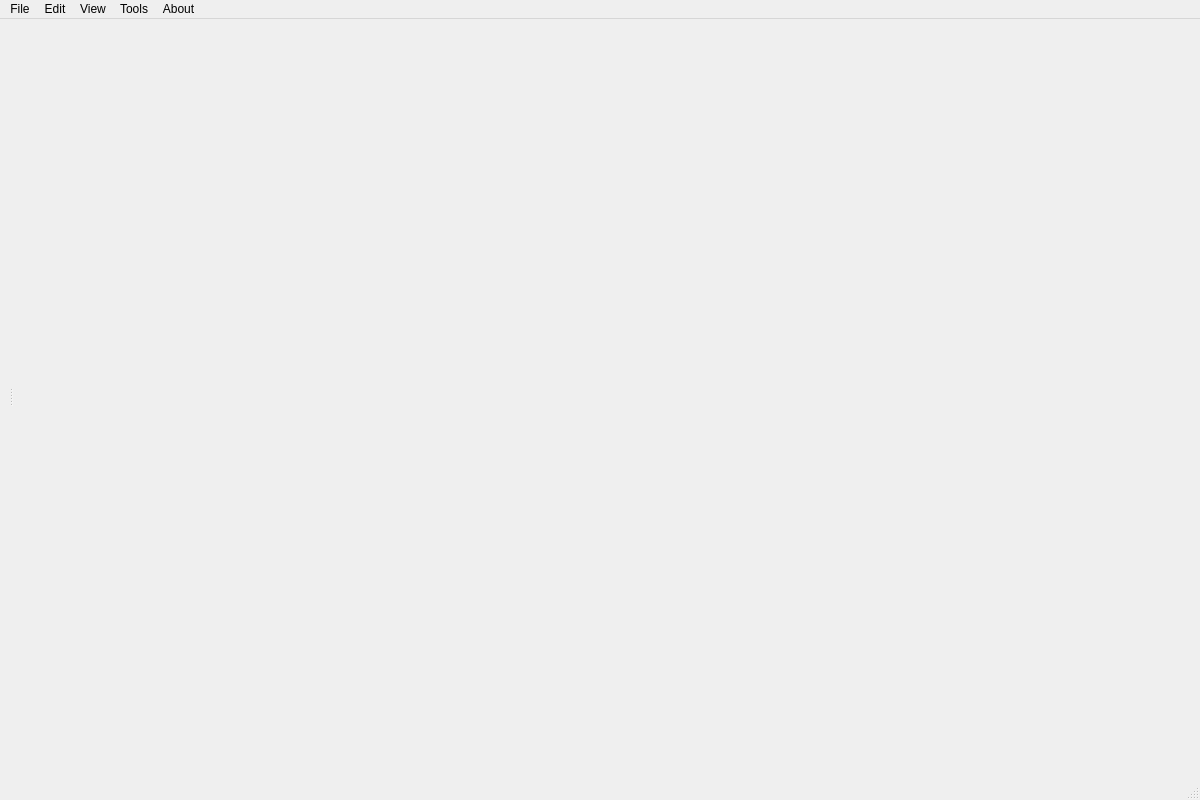
<?xml version="1.0" encoding="UTF-8"?>
<ui version="4.0">
 <class>MainWindow</class>
 <widget class="QMainWindow" name="MainWindow">
  <property name="geometry">
   <rect>
    <x>0</x>
    <y>0</y>
    <width>1200</width>
    <height>800</height>
   </rect>
  </property>
  <property name="windowTitle">
   <string>MainWindow</string>
  </property>
  <property name="locale">
   <locale language="English" country="UnitedStates"/>
  </property>
  <widget class="QWidget" name="centralwidget">
   <layout class="QVBoxLayout" name="verticalLayout" stretch="1,0">
    <item>
     <layout class="QHBoxLayout" name="horizontalLayout_2">
      <item>
       <widget class="QSplitter" name="splitter">
        <property name="orientation">
         <enum>Qt::Orientation::Horizontal</enum>
        </property>
        <widget class="QStackedWidget" name="stackedWidget">
         <property name="currentIndex">
          <number>1</number>
         </property>
         <widget class="FileSystemTree" name="filesPage"/>
         <widget class="GitWidget" name="gitPage"/>
        </widget>
        <widget class="TabWidget" name="tabWidget" native="true"/>
       </widget>
      </item>
     </layout>
    </item>
    <item>
     <widget class="SearchWidget" name="searchWidget" native="true"/>
    </item>
   </layout>
  </widget>
  <widget class="QMenuBar" name="menubar">
   <property name="geometry">
    <rect>
     <x>0</x>
     <y>0</y>
     <width>1200</width>
     <height>23</height>
    </rect>
   </property>
   <widget class="QMenu" name="menuFile">
    <property name="title">
     <string>File</string>
    </property>
    <widget class="QMenu" name="menuRecent_Files">
     <property name="title">
      <string>Recent Files</string>
     </property>
     <addaction name="actionno_recent"/>
    </widget>
    <widget class="QMenu" name="menuRecent_Directories">
     <property name="title">
      <string>Recent Directories</string>
     </property>
     <addaction name="actionno_recent_2"/>
    </widget>
    <addaction name="actionNew"/>
    <addaction name="actionOpen"/>
    <addaction name="actionOpen_Directory"/>
    <addaction name="menuRecent_Files"/>
    <addaction name="menuRecent_Directories"/>
    <addaction name="actionSave"/>
    <addaction name="actionSave_As"/>
    <addaction name="actionPrint"/>
    <addaction name="separator"/>
    <addaction name="actionReload"/>
    <addaction name="actionReload_All"/>
    <addaction name="separator"/>
    <addaction name="actionClose"/>
    <addaction name="actionClose_All"/>
    <addaction name="actionClose_All_But_This"/>
    <addaction name="actionExit"/>
   </widget>
   <widget class="QMenu" name="menuEdit">
    <property name="title">
     <string>Edit</string>
    </property>
    <addaction name="actionUndo"/>
    <addaction name="actionRedo"/>
    <addaction name="separator"/>
    <addaction name="actionCut"/>
    <addaction name="actionCopy"/>
    <addaction name="actionPaste"/>
    <addaction name="actionPaste_From_File"/>
    <addaction name="actionDelete"/>
    <addaction name="actionDelete_All"/>
    <addaction name="actionSelect_All"/>
    <addaction name="actionOverwriteMode"/>
    <addaction name="actionRead_Only"/>
   </widget>
   <widget class="QMenu" name="menuView">
    <property name="title">
     <string>View</string>
    </property>
    <addaction name="actionFiles"/>
    <addaction name="actionGit"/>
    <addaction name="actionStart"/>
   </widget>
   <widget class="QMenu" name="menuTools">
    <property name="title">
     <string>Tools</string>
    </property>
    <widget class="QMenu" name="menuSpell_checking">
     <property name="title">
      <string>Spell checking</string>
     </property>
     <widget class="QMenu" name="menuLanguages">
      <property name="title">
       <string>Languages</string>
      </property>
     </widget>
     <addaction name="menuLanguages"/>
     <addaction name="actionEnabled"/>
    </widget>
    <addaction name="actionFindReplace"/>
    <addaction name="menuSpell_checking"/>
   </widget>
   <widget class="QMenu" name="menuAbout">
    <property name="title">
     <string>About</string>
    </property>
   </widget>
   <addaction name="menuFile"/>
   <addaction name="menuEdit"/>
   <addaction name="menuView"/>
   <addaction name="menuTools"/>
   <addaction name="menuAbout"/>
  </widget>
  <widget class="QStatusBar" name="statusbar"/>
  <action name="actionNew">
   <property name="icon">
    <iconset theme="QIcon::ThemeIcon::DocumentNew"/>
   </property>
   <property name="text">
    <string>New</string>
   </property>
   <property name="shortcut">
    <string>Ctrl+N</string>
   </property>
  </action>
  <action name="actionSave">
   <property name="icon">
    <iconset theme="QIcon::ThemeIcon::DocumentSave"/>
   </property>
   <property name="text">
    <string>Save</string>
   </property>
   <property name="shortcut">
    <string>Ctrl+S</string>
   </property>
  </action>
  <action name="actionSave_As">
   <property name="icon">
    <iconset theme="QIcon::ThemeIcon::DocumentSaveAs"/>
   </property>
   <property name="text">
    <string>Save As</string>
   </property>
   <property name="shortcut">
    <string>Ctrl+Shift+S</string>
   </property>
  </action>
  <action name="actionOpen">
   <property name="icon">
    <iconset theme="QIcon::ThemeIcon::DocumentOpen"/>
   </property>
   <property name="text">
    <string>Open</string>
   </property>
   <property name="shortcut">
    <string>Ctrl+O</string>
   </property>
  </action>
  <action name="actionOpen_Directory">
   <property name="text">
    <string>Open Directory</string>
   </property>
   <property name="shortcut">
    <string>Ctrl+Shift+O</string>
   </property>
  </action>
  <action name="actionExit">
   <property name="icon">
    <iconset theme="QIcon::ThemeIcon::ApplicationExit"/>
   </property>
   <property name="text">
    <string>Exit</string>
   </property>
   <property name="shortcut">
    <string>Ctrl+Q</string>
   </property>
  </action>
  <action name="actionClose">
   <property name="icon">
    <iconset theme="QIcon::ThemeIcon::ListRemove"/>
   </property>
   <property name="text">
    <string>Close</string>
   </property>
   <property name="shortcut">
    <string>Ctrl+W</string>
   </property>
  </action>
  <action name="actionClose_All">
   <property name="text">
    <string>Close All</string>
   </property>
   <property name="shortcut">
    <string>Ctrl+Shift+W</string>
   </property>
  </action>
  <action name="actionUndo">
   <property name="icon">
    <iconset theme="QIcon::ThemeIcon::EditUndo"/>
   </property>
   <property name="text">
    <string>Undo</string>
   </property>
   <property name="shortcut">
    <string>Ctrl+Z</string>
   </property>
  </action>
  <action name="actionRedo">
   <property name="icon">
    <iconset theme="QIcon::ThemeIcon::EditRedo"/>
   </property>
   <property name="text">
    <string>Redo</string>
   </property>
   <property name="shortcut">
    <string>Ctrl+Shift+Z</string>
   </property>
  </action>
  <action name="actionCut">
   <property name="icon">
    <iconset theme="QIcon::ThemeIcon::EditCut"/>
   </property>
   <property name="text">
    <string>Cut</string>
   </property>
   <property name="shortcut">
    <string>Ctrl+X</string>
   </property>
  </action>
  <action name="actionCopy">
   <property name="icon">
    <iconset theme="QIcon::ThemeIcon::EditCopy"/>
   </property>
   <property name="text">
    <string>Copy</string>
   </property>
   <property name="shortcut">
    <string>Ctrl+C</string>
   </property>
  </action>
  <action name="actionPaste">
   <property name="icon">
    <iconset theme="QIcon::ThemeIcon::EditPaste"/>
   </property>
   <property name="text">
    <string>Paste</string>
   </property>
   <property name="shortcut">
    <string>Ctrl+V</string>
   </property>
  </action>
  <action name="actionDelete">
   <property name="icon">
    <iconset theme="QIcon::ThemeIcon::EditDelete"/>
   </property>
   <property name="text">
    <string>Delete</string>
   </property>
   <property name="shortcut">
    <string>Ctrl+D</string>
   </property>
  </action>
  <action name="actionSelect_All">
   <property name="icon">
    <iconset theme="QIcon::ThemeIcon::EditSelectAll"/>
   </property>
   <property name="text">
    <string>Select All</string>
   </property>
   <property name="shortcut">
    <string>Ctrl+A</string>
   </property>
  </action>
  <action name="actionFindReplace">
   <property name="icon">
    <iconset theme="edit-find-replace"/>
   </property>
   <property name="text">
    <string>Find/Replace</string>
   </property>
   <property name="shortcut">
    <string>Ctrl+F</string>
   </property>
  </action>
  <action name="action7">
   <property name="text">
    <string>7</string>
   </property>
  </action>
  <action name="actionEnabled">
   <property name="checkable">
    <bool>true</bool>
   </property>
   <property name="checked">
    <bool>true</bool>
   </property>
   <property name="text">
    <string>Enabled</string>
   </property>
  </action>
  <action name="actionFiles">
   <property name="text">
    <string>Files</string>
   </property>
  </action>
  <action name="actionGit">
   <property name="text">
    <string>Git</string>
   </property>
  </action>
  <action name="actionDelete_All">
   <property name="icon">
    <iconset theme="QIcon::ThemeIcon::EditDelete"/>
   </property>
   <property name="text">
    <string>Delete All</string>
   </property>
   <property name="shortcut">
    <string>Ctrl+Shift+D</string>
   </property>
  </action>
  <action name="actionStart">
   <property name="text">
    <string>Start</string>
   </property>
  </action>
  <action name="actionClose_All_But_This">
   <property name="text">
    <string>Close All But This</string>
   </property>
  </action>
  <action name="actionReload">
   <property name="text">
    <string>Reload</string>
   </property>
   <property name="shortcut">
    <string>F5</string>
   </property>
  </action>
  <action name="actionReload_All">
   <property name="text">
    <string>Reload All</string>
   </property>
   <property name="shortcut">
    <string>Shift+F5</string>
   </property>
  </action>
  <action name="actionPrint">
   <property name="icon">
    <iconset theme="document-print"/>
   </property>
   <property name="text">
    <string>Print</string>
   </property>
   <property name="shortcut">
    <string>Ctrl+P</string>
   </property>
  </action>
  <action name="actionno_recent">
   <property name="enabled">
    <bool>false</bool>
   </property>
   <property name="text">
    <string>no recent</string>
   </property>
  </action>
  <action name="actionno_recent_2">
   <property name="enabled">
    <bool>false</bool>
   </property>
   <property name="text">
    <string>no recent</string>
   </property>
  </action>
  <action name="actionPaste_From_File">
   <property name="text">
    <string>Paste From File</string>
   </property>
  </action>
  <action name="actionOverwriteMode">
   <property name="checkable">
    <bool>true</bool>
   </property>
   <property name="text">
    <string>Overwrite mode</string>
   </property>
   <property name="shortcut">
    <string>Ins</string>
   </property>
  </action>
  <action name="actionRead_Only">
   <property name="checkable">
    <bool>true</bool>
   </property>
   <property name="text">
    <string>Read Only</string>
   </property>
  </action>
 </widget>
 <customwidgets>
  <customwidget>
   <class>TabWidget</class>
   <extends>QWidget</extends>
   <header>../../../../tabwidget.h</header>
   <container>1</container>
  </customwidget>
  <customwidget>
   <class>SearchWidget</class>
   <extends>QWidget</extends>
   <header>../../../../searchwidget.h</header>
   <container>1</container>
  </customwidget>
  <customwidget>
   <class>FileSystemTree</class>
   <extends>QWidget</extends>
   <header>../../../../filesystemtree.h</header>
   <container>1</container>
  </customwidget>
  <customwidget>
   <class>GitWidget</class>
   <extends>QWidget</extends>
   <header>../../../../gitwidget.h</header>
   <container>1</container>
  </customwidget>
 </customwidgets>
 <resources/>
 <connections/>
</ui>
